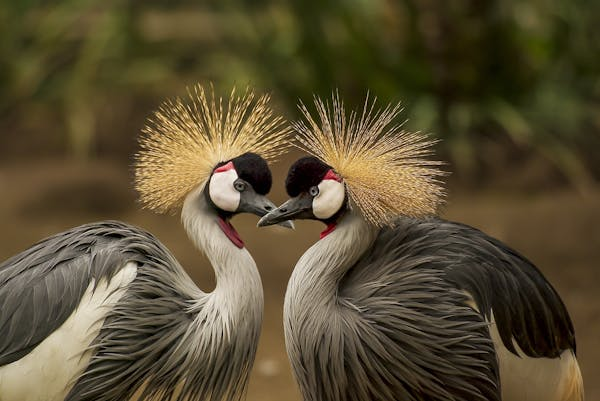
#> input picture assignments/assignment04/immage1.jpeg, 600 x 401 px, found by its file name
$ python msbremoved.py
#> lines starting #> are read from the running program, lines starting #| are printed output that depends on the picture
import cv2
from PIL import Image
import os
import matplotlib.pyplot as plt
import numpy as np

# Correct file paths based on the directory contents
img1_path = '/kaggle/input/colorimage/immage1.jpeg'  # Corrected typo
img2_path = '/kaggle/input/colorimage/image2.jpeg'

# Function to remove most significant bits (MSBs)
def remove_msb(image, bits_to_remove=4):
    # Clear the most significant bits by masking them out
    mask = (1 << (8 - bits_to_remove)) - 1  # Create a mask for lower bits
    image_modified = np.bitwise_and(image, mask)  # Apply the mask to retain lower bits
    return image_modified

# OpenCV part with file check
img1_cv = cv2.imread(img1_path)
#> img1_cv is the input picture: shape (401, 600, 3); mean B, G, R 51.3, 78.2, 89.6
if img1_cv is None:
    print(f"Failed to load {img1_path}. Please check the file path.")
else:
    gray_img1_cv = cv2.cvtColor(img1_cv, cv2.COLOR_BGR2GRAY)
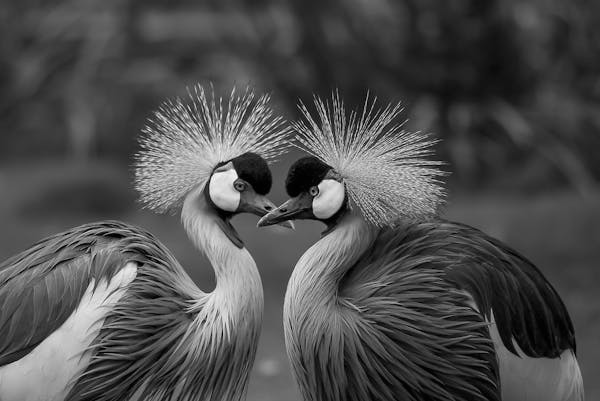
#> gray_img1_cv: shape (401, 600); min 0, max 253, mean 78.6

    # Remove MSBs from the grayscale image
    gray_img1_cv_msb_removed = remove_msb(gray_img1_cv)
#> in remove_msb, `image_modified = np.bitwise_and(image, mask)`:
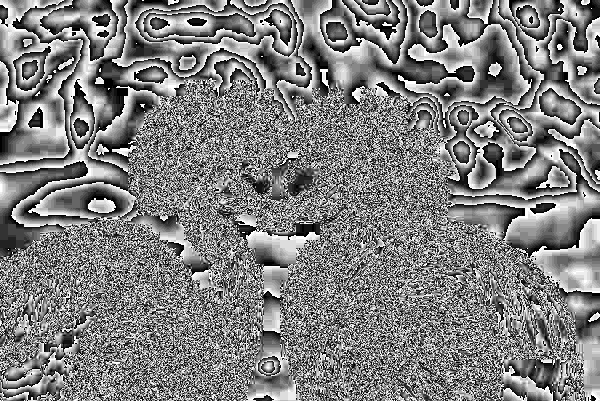
#> image_modified: shape (401, 600); min 0, max 15, mean 7.5; drawn with min black and max white

    # Save and display the modified grayscale image
    cv2.imwrite('/kaggle/working/grayscale_image1_msb_removed_cv.jpg', gray_img1_cv_msb_removed)
    print("Grayscale Image 1 with MSB removed (OpenCV) saved successfully.")

    # Display the original and MSB-modified grayscale images
    plt.figure(figsize=(12, 6))
    plt.subplot(1, 2, 1)
    plt.imshow(gray_img1_cv, cmap='gray')
    plt.title("Original Grayscale Image 1 (OpenCV)")
    plt.axis('off')

    plt.subplot(1, 2, 2)
    plt.imshow(gray_img1_cv_msb_removed, cmap='gray')
    plt.title("MSB Removed Grayscale Image 1 (OpenCV)")
    plt.axis('off')
    plt.show()
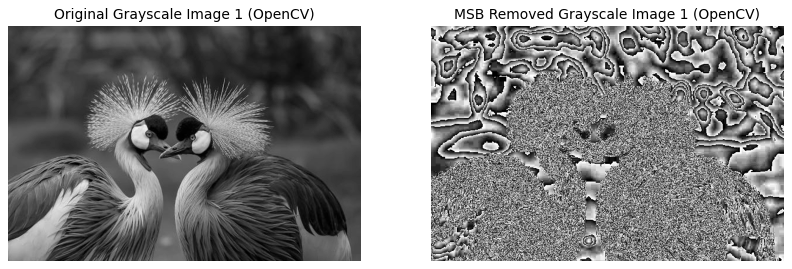
#> figure drawn by matplotlib, 2 panels

# Pillow part with file check
if os.path.exists(img2_path):
    img2_pil = Image.open(img2_path)
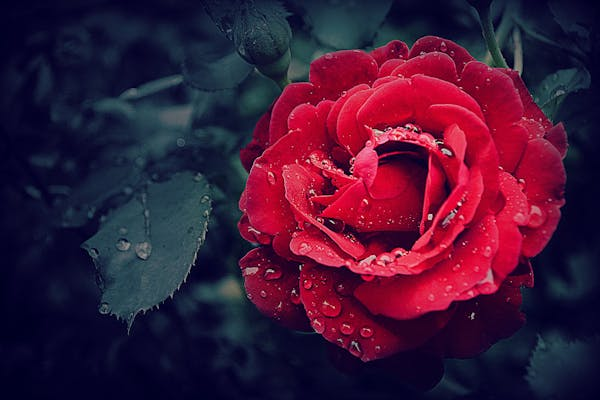
#> input picture assignments/assignment04/image2.jpeg, 600 x 400 px, found by its file name
#> img2_pil is the input picture: PIL image 600x400 RGB; mean R, G, B 63.7, 22.8, 53.6
    gray_img2_pil = img2_pil.convert('L')
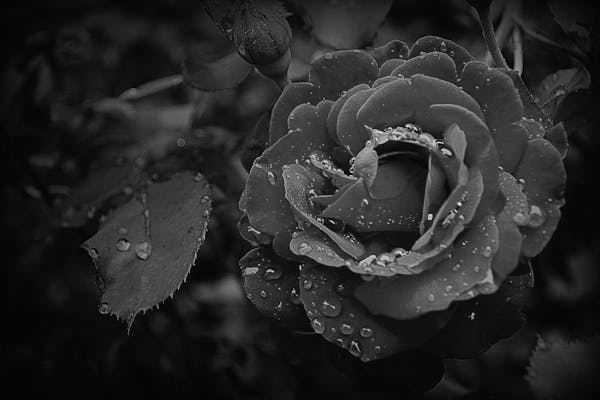
#> gray_img2_pil: PIL image 600x400 L; min 1, max 233, mean 38.6

    # Convert Pillow image to numpy array for manipulation
    gray_img2_pil_np = np.array(gray_img2_pil)

    # Remove MSBs from the grayscale image
    gray_img2_pil_msb_removed = remove_msb(gray_img2_pil_np)
#> call 2 of remove_msb, with bits_to_remove = 4
#> in remove_msb (call 2), `image_modified = np.bitwise_and(image, mask)`:
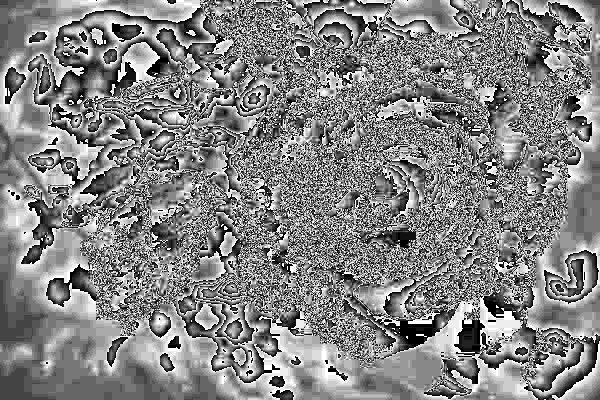
#> image_modified: shape (400, 600); min 0, max 15, mean 7.79; drawn with min black and max white

    # Save and display the modified grayscale image
    gray_img2_pil_msb_removed_img = Image.fromarray(gray_img2_pil_msb_removed)
    gray_img2_pil_msb_removed_img.save('/kaggle/working/grayscale_image2_msb_removed_pil.jpg')
    print("Grayscale Image 2 with MSB removed (Pillow) saved successfully.")

    # Display the original and MSB-modified grayscale images
    plt.figure(figsize=(12, 6))
    plt.subplot(1, 2, 1)
    plt.imshow(gray_img2_pil_np, cmap='gray')
    plt.title("Original Grayscale Image 2 (Pillow)")
    plt.axis('off')

    plt.subplot(1, 2, 2)
    plt.imshow(gray_img2_pil_msb_removed, cmap='gray')
    plt.title("MSB Removed Grayscale Image 2 (Pillow)")
    plt.axis('off')
    plt.show()
else:
    print(f"Failed to load {img2_path}. Please check the file path.")
